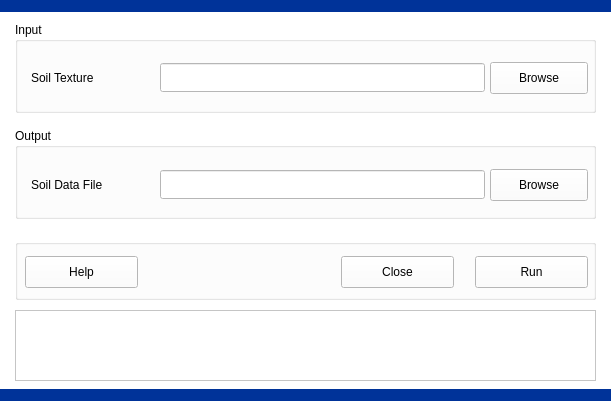
<?xml version="1.0" encoding="UTF-8"?>
<ui version="4.0">
 <class>SoilDataFile</class>
 <widget class="QDialog" name="SoilDataFile">
  <property name="geometry">
   <rect>
    <x>0</x>
    <y>0</y>
    <width>611</width>
    <height>401</height>
   </rect>
  </property>
  <property name="palette">
   <palette>
    <active>
     <colorrole role="WindowText">
      <brush brushstyle="SolidPattern">
       <color alpha="255">
        <red>0</red>
        <green>0</green>
        <blue>0</blue>
       </color>
      </brush>
     </colorrole>
     <colorrole role="Button">
      <brush brushstyle="SolidPattern">
       <color alpha="255">
        <red>255</red>
        <green>255</green>
        <blue>255</blue>
       </color>
      </brush>
     </colorrole>
     <colorrole role="Light">
      <brush brushstyle="SolidPattern">
       <color alpha="255">
        <red>255</red>
        <green>255</green>
        <blue>255</blue>
       </color>
      </brush>
     </colorrole>
     <colorrole role="Midlight">
      <brush brushstyle="SolidPattern">
       <color alpha="255">
        <red>255</red>
        <green>255</green>
        <blue>255</blue>
       </color>
      </brush>
     </colorrole>
     <colorrole role="Dark">
      <brush brushstyle="SolidPattern">
       <color alpha="255">
        <red>127</red>
        <green>127</green>
        <blue>127</blue>
       </color>
      </brush>
     </colorrole>
     <colorrole role="Mid">
      <brush brushstyle="SolidPattern">
       <color alpha="255">
        <red>170</red>
        <green>170</green>
        <blue>170</blue>
       </color>
      </brush>
     </colorrole>
     <colorrole role="Text">
      <brush brushstyle="SolidPattern">
       <color alpha="255">
        <red>0</red>
        <green>0</green>
        <blue>0</blue>
       </color>
      </brush>
     </colorrole>
     <colorrole role="BrightText">
      <brush brushstyle="SolidPattern">
       <color alpha="255">
        <red>255</red>
        <green>255</green>
        <blue>255</blue>
       </color>
      </brush>
     </colorrole>
     <colorrole role="ButtonText">
      <brush brushstyle="SolidPattern">
       <color alpha="255">
        <red>0</red>
        <green>0</green>
        <blue>0</blue>
       </color>
      </brush>
     </colorrole>
     <colorrole role="Base">
      <brush brushstyle="SolidPattern">
       <color alpha="255">
        <red>255</red>
        <green>255</green>
        <blue>255</blue>
       </color>
      </brush>
     </colorrole>
     <colorrole role="Window">
      <brush brushstyle="SolidPattern">
       <color alpha="255">
        <red>255</red>
        <green>255</green>
        <blue>255</blue>
       </color>
      </brush>
     </colorrole>
     <colorrole role="Shadow">
      <brush brushstyle="SolidPattern">
       <color alpha="255">
        <red>0</red>
        <green>0</green>
        <blue>0</blue>
       </color>
      </brush>
     </colorrole>
     <colorrole role="AlternateBase">
      <brush brushstyle="SolidPattern">
       <color alpha="255">
        <red>255</red>
        <green>255</green>
        <blue>255</blue>
       </color>
      </brush>
     </colorrole>
     <colorrole role="ToolTipBase">
      <brush brushstyle="SolidPattern">
       <color alpha="255">
        <red>255</red>
        <green>255</green>
        <blue>220</blue>
       </color>
      </brush>
     </colorrole>
     <colorrole role="ToolTipText">
      <brush brushstyle="SolidPattern">
       <color alpha="255">
        <red>0</red>
        <green>0</green>
        <blue>0</blue>
       </color>
      </brush>
     </colorrole>
    </active>
    <inactive>
     <colorrole role="WindowText">
      <brush brushstyle="SolidPattern">
       <color alpha="255">
        <red>0</red>
        <green>0</green>
        <blue>0</blue>
       </color>
      </brush>
     </colorrole>
     <colorrole role="Button">
      <brush brushstyle="SolidPattern">
       <color alpha="255">
        <red>255</red>
        <green>255</green>
        <blue>255</blue>
       </color>
      </brush>
     </colorrole>
     <colorrole role="Light">
      <brush brushstyle="SolidPattern">
       <color alpha="255">
        <red>255</red>
        <green>255</green>
        <blue>255</blue>
       </color>
      </brush>
     </colorrole>
     <colorrole role="Midlight">
      <brush brushstyle="SolidPattern">
       <color alpha="255">
        <red>255</red>
        <green>255</green>
        <blue>255</blue>
       </color>
      </brush>
     </colorrole>
     <colorrole role="Dark">
      <brush brushstyle="SolidPattern">
       <color alpha="255">
        <red>127</red>
        <green>127</green>
        <blue>127</blue>
       </color>
      </brush>
     </colorrole>
     <colorrole role="Mid">
      <brush brushstyle="SolidPattern">
       <color alpha="255">
        <red>170</red>
        <green>170</green>
        <blue>170</blue>
       </color>
      </brush>
     </colorrole>
     <colorrole role="Text">
      <brush brushstyle="SolidPattern">
       <color alpha="255">
        <red>0</red>
        <green>0</green>
        <blue>0</blue>
       </color>
      </brush>
     </colorrole>
     <colorrole role="BrightText">
      <brush brushstyle="SolidPattern">
       <color alpha="255">
        <red>255</red>
        <green>255</green>
        <blue>255</blue>
       </color>
      </brush>
     </colorrole>
     <colorrole role="ButtonText">
      <brush brushstyle="SolidPattern">
       <color alpha="255">
        <red>0</red>
        <green>0</green>
        <blue>0</blue>
       </color>
      </brush>
     </colorrole>
     <colorrole role="Base">
      <brush brushstyle="SolidPattern">
       <color alpha="255">
        <red>255</red>
        <green>255</green>
        <blue>255</blue>
       </color>
      </brush>
     </colorrole>
     <colorrole role="Window">
      <brush brushstyle="SolidPattern">
       <color alpha="255">
        <red>255</red>
        <green>255</green>
        <blue>255</blue>
       </color>
      </brush>
     </colorrole>
     <colorrole role="Shadow">
      <brush brushstyle="SolidPattern">
       <color alpha="255">
        <red>0</red>
        <green>0</green>
        <blue>0</blue>
       </color>
      </brush>
     </colorrole>
     <colorrole role="AlternateBase">
      <brush brushstyle="SolidPattern">
       <color alpha="255">
        <red>255</red>
        <green>255</green>
        <blue>255</blue>
       </color>
      </brush>
     </colorrole>
     <colorrole role="ToolTipBase">
      <brush brushstyle="SolidPattern">
       <color alpha="255">
        <red>255</red>
        <green>255</green>
        <blue>220</blue>
       </color>
      </brush>
     </colorrole>
     <colorrole role="ToolTipText">
      <brush brushstyle="SolidPattern">
       <color alpha="255">
        <red>0</red>
        <green>0</green>
        <blue>0</blue>
       </color>
      </brush>
     </colorrole>
    </inactive>
    <disabled>
     <colorrole role="WindowText">
      <brush brushstyle="SolidPattern">
       <color alpha="255">
        <red>127</red>
        <green>127</green>
        <blue>127</blue>
       </color>
      </brush>
     </colorrole>
     <colorrole role="Button">
      <brush brushstyle="SolidPattern">
       <color alpha="255">
        <red>255</red>
        <green>255</green>
        <blue>255</blue>
       </color>
      </brush>
     </colorrole>
     <colorrole role="Light">
      <brush brushstyle="SolidPattern">
       <color alpha="255">
        <red>255</red>
        <green>255</green>
        <blue>255</blue>
       </color>
      </brush>
     </colorrole>
     <colorrole role="Midlight">
      <brush brushstyle="SolidPattern">
       <color alpha="255">
        <red>255</red>
        <green>255</green>
        <blue>255</blue>
       </color>
      </brush>
     </colorrole>
     <colorrole role="Dark">
      <brush brushstyle="SolidPattern">
       <color alpha="255">
        <red>127</red>
        <green>127</green>
        <blue>127</blue>
       </color>
      </brush>
     </colorrole>
     <colorrole role="Mid">
      <brush brushstyle="SolidPattern">
       <color alpha="255">
        <red>170</red>
        <green>170</green>
        <blue>170</blue>
       </color>
      </brush>
     </colorrole>
     <colorrole role="Text">
      <brush brushstyle="SolidPattern">
       <color alpha="255">
        <red>127</red>
        <green>127</green>
        <blue>127</blue>
       </color>
      </brush>
     </colorrole>
     <colorrole role="BrightText">
      <brush brushstyle="SolidPattern">
       <color alpha="255">
        <red>255</red>
        <green>255</green>
        <blue>255</blue>
       </color>
      </brush>
     </colorrole>
     <colorrole role="ButtonText">
      <brush brushstyle="SolidPattern">
       <color alpha="255">
        <red>127</red>
        <green>127</green>
        <blue>127</blue>
       </color>
      </brush>
     </colorrole>
     <colorrole role="Base">
      <brush brushstyle="SolidPattern">
       <color alpha="255">
        <red>255</red>
        <green>255</green>
        <blue>255</blue>
       </color>
      </brush>
     </colorrole>
     <colorrole role="Window">
      <brush brushstyle="SolidPattern">
       <color alpha="255">
        <red>255</red>
        <green>255</green>
        <blue>255</blue>
       </color>
      </brush>
     </colorrole>
     <colorrole role="Shadow">
      <brush brushstyle="SolidPattern">
       <color alpha="255">
        <red>0</red>
        <green>0</green>
        <blue>0</blue>
       </color>
      </brush>
     </colorrole>
     <colorrole role="AlternateBase">
      <brush brushstyle="SolidPattern">
       <color alpha="255">
        <red>255</red>
        <green>255</green>
        <blue>255</blue>
       </color>
      </brush>
     </colorrole>
     <colorrole role="ToolTipBase">
      <brush brushstyle="SolidPattern">
       <color alpha="255">
        <red>255</red>
        <green>255</green>
        <blue>220</blue>
       </color>
      </brush>
     </colorrole>
     <colorrole role="ToolTipText">
      <brush brushstyle="SolidPattern">
       <color alpha="255">
        <red>0</red>
        <green>0</green>
        <blue>0</blue>
       </color>
      </brush>
     </colorrole>
    </disabled>
   </palette>
  </property>
  <property name="windowTitle">
   <string>: :   Soil Data File   : :</string>
  </property>
  <widget class="QTextBrowser" name="textBrowserLogs">
   <property name="geometry">
    <rect>
     <x>15</x>
     <y>310</y>
     <width>581</width>
     <height>71</height>
    </rect>
   </property>
   <property name="lineWrapMode">
    <enum>QTextEdit::NoWrap</enum>
   </property>
  </widget>
  <widget class="QGroupBox" name="groupBoxButtons">
   <property name="geometry">
    <rect>
     <x>15</x>
     <y>239</y>
     <width>581</width>
     <height>61</height>
    </rect>
   </property>
   <property name="title">
    <string/>
   </property>
   <widget class="QPushButton" name="pushButtonHelp">
    <property name="geometry">
     <rect>
      <x>10</x>
      <y>17</y>
      <width>113</width>
      <height>32</height>
     </rect>
    </property>
    <property name="text">
     <string>Help</string>
    </property>
    <property name="autoDefault">
     <bool>false</bool>
    </property>
   </widget>
   <widget class="QPushButton" name="pushButtonClose">
    <property name="geometry">
     <rect>
      <x>326</x>
      <y>17</y>
      <width>113</width>
      <height>32</height>
     </rect>
    </property>
    <property name="text">
     <string>Close</string>
    </property>
    <property name="autoDefault">
     <bool>false</bool>
    </property>
   </widget>
   <widget class="QPushButton" name="pushButtonRun">
    <property name="geometry">
     <rect>
      <x>460</x>
      <y>17</y>
      <width>113</width>
      <height>32</height>
     </rect>
    </property>
    <property name="toolTip">
     <string>Note: the dialog will close by itself after execution</string>
    </property>
    <property name="text">
     <string>Run</string>
    </property>
    <property name="autoDefault">
     <bool>false</bool>
    </property>
   </widget>
  </widget>
  <widget class="QGroupBox" name="groupBoxOutput">
   <property name="geometry">
    <rect>
     <x>15</x>
     <y>128</y>
     <width>581</width>
     <height>91</height>
    </rect>
   </property>
   <property name="title">
    <string>Output</string>
   </property>
   <widget class="QLabel" name="textLabel2">
    <property name="geometry">
     <rect>
      <x>16</x>
      <y>41</y>
      <width>131</width>
      <height>31</height>
     </rect>
    </property>
    <property name="text">
     <string>Soil Data File</string>
    </property>
   </widget>
   <widget class="QPushButton" name="pushButtonSoilDataFile">
    <property name="geometry">
     <rect>
      <x>475</x>
      <y>41</y>
      <width>98</width>
      <height>32</height>
     </rect>
    </property>
    <property name="text">
     <string>Browse</string>
    </property>
    <property name="autoDefault">
     <bool>false</bool>
    </property>
   </widget>
   <widget class="QLineEdit" name="lineEditSoilDataFile">
    <property name="geometry">
     <rect>
      <x>145</x>
      <y>42</y>
      <width>325</width>
      <height>29</height>
     </rect>
    </property>
    <property name="font">
     <font>
      <pointsize>14</pointsize>
      <weight>75</weight>
      <bold>true</bold>
     </font>
    </property>
   </widget>
  </widget>
  <widget class="Line" name="BorderBottom">
   <property name="geometry">
    <rect>
     <x>0</x>
     <y>385</y>
     <width>611</width>
     <height>20</height>
    </rect>
   </property>
   <property name="baseSize">
    <size>
     <width>0</width>
     <height>0</height>
    </size>
   </property>
   <property name="palette">
    <palette>
     <active>
      <colorrole role="WindowText">
       <brush brushstyle="SolidPattern">
        <color alpha="255">
         <red>0</red>
         <green>51</green>
         <blue>153</blue>
        </color>
       </brush>
      </colorrole>
      <colorrole role="Button">
       <brush brushstyle="SolidPattern">
        <color alpha="255">
         <red>128</red>
         <green>0</green>
         <blue>0</blue>
        </color>
       </brush>
      </colorrole>
      <colorrole role="Light">
       <brush brushstyle="SolidPattern">
        <color alpha="255">
         <red>192</red>
         <green>0</green>
         <blue>0</blue>
        </color>
       </brush>
      </colorrole>
      <colorrole role="Midlight">
       <brush brushstyle="SolidPattern">
        <color alpha="255">
         <red>160</red>
         <green>0</green>
         <blue>0</blue>
        </color>
       </brush>
      </colorrole>
      <colorrole role="Dark">
       <brush brushstyle="SolidPattern">
        <color alpha="255">
         <red>64</red>
         <green>0</green>
         <blue>0</blue>
        </color>
       </brush>
      </colorrole>
      <colorrole role="Mid">
       <brush brushstyle="SolidPattern">
        <color alpha="255">
         <red>85</red>
         <green>0</green>
         <blue>0</blue>
        </color>
       </brush>
      </colorrole>
      <colorrole role="Text">
       <brush brushstyle="SolidPattern">
        <color alpha="255">
         <red>0</red>
         <green>51</green>
         <blue>153</blue>
        </color>
       </brush>
      </colorrole>
      <colorrole role="BrightText">
       <brush brushstyle="SolidPattern">
        <color alpha="255">
         <red>255</red>
         <green>255</green>
         <blue>255</blue>
        </color>
       </brush>
      </colorrole>
      <colorrole role="ButtonText">
       <brush brushstyle="SolidPattern">
        <color alpha="255">
         <red>0</red>
         <green>51</green>
         <blue>153</blue>
        </color>
       </brush>
      </colorrole>
      <colorrole role="Base">
       <brush brushstyle="SolidPattern">
        <color alpha="255">
         <red>0</red>
         <green>0</green>
         <blue>0</blue>
        </color>
       </brush>
      </colorrole>
      <colorrole role="Window">
       <brush brushstyle="SolidPattern">
        <color alpha="255">
         <red>128</red>
         <green>0</green>
         <blue>0</blue>
        </color>
       </brush>
      </colorrole>
      <colorrole role="Shadow">
       <brush brushstyle="SolidPattern">
        <color alpha="255">
         <red>0</red>
         <green>0</green>
         <blue>0</blue>
        </color>
       </brush>
      </colorrole>
      <colorrole role="AlternateBase">
       <brush brushstyle="SolidPattern">
        <color alpha="255">
         <red>64</red>
         <green>0</green>
         <blue>0</blue>
        </color>
       </brush>
      </colorrole>
      <colorrole role="ToolTipBase">
       <brush brushstyle="SolidPattern">
        <color alpha="255">
         <red>255</red>
         <green>255</green>
         <blue>220</blue>
        </color>
       </brush>
      </colorrole>
      <colorrole role="ToolTipText">
       <brush brushstyle="SolidPattern">
        <color alpha="255">
         <red>0</red>
         <green>0</green>
         <blue>0</blue>
        </color>
       </brush>
      </colorrole>
     </active>
     <inactive>
      <colorrole role="WindowText">
       <brush brushstyle="SolidPattern">
        <color alpha="255">
         <red>0</red>
         <green>51</green>
         <blue>153</blue>
        </color>
       </brush>
      </colorrole>
      <colorrole role="Button">
       <brush brushstyle="SolidPattern">
        <color alpha="255">
         <red>128</red>
         <green>0</green>
         <blue>0</blue>
        </color>
       </brush>
      </colorrole>
      <colorrole role="Light">
       <brush brushstyle="SolidPattern">
        <color alpha="255">
         <red>192</red>
         <green>0</green>
         <blue>0</blue>
        </color>
       </brush>
      </colorrole>
      <colorrole role="Midlight">
       <brush brushstyle="SolidPattern">
        <color alpha="255">
         <red>160</red>
         <green>0</green>
         <blue>0</blue>
        </color>
       </brush>
      </colorrole>
      <colorrole role="Dark">
       <brush brushstyle="SolidPattern">
        <color alpha="255">
         <red>64</red>
         <green>0</green>
         <blue>0</blue>
        </color>
       </brush>
      </colorrole>
      <colorrole role="Mid">
       <brush brushstyle="SolidPattern">
        <color alpha="255">
         <red>85</red>
         <green>0</green>
         <blue>0</blue>
        </color>
       </brush>
      </colorrole>
      <colorrole role="Text">
       <brush brushstyle="SolidPattern">
        <color alpha="255">
         <red>0</red>
         <green>51</green>
         <blue>153</blue>
        </color>
       </brush>
      </colorrole>
      <colorrole role="BrightText">
       <brush brushstyle="SolidPattern">
        <color alpha="255">
         <red>255</red>
         <green>255</green>
         <blue>255</blue>
        </color>
       </brush>
      </colorrole>
      <colorrole role="ButtonText">
       <brush brushstyle="SolidPattern">
        <color alpha="255">
         <red>0</red>
         <green>51</green>
         <blue>153</blue>
        </color>
       </brush>
      </colorrole>
      <colorrole role="Base">
       <brush brushstyle="SolidPattern">
        <color alpha="255">
         <red>0</red>
         <green>0</green>
         <blue>0</blue>
        </color>
       </brush>
      </colorrole>
      <colorrole role="Window">
       <brush brushstyle="SolidPattern">
        <color alpha="255">
         <red>128</red>
         <green>0</green>
         <blue>0</blue>
        </color>
       </brush>
      </colorrole>
      <colorrole role="Shadow">
       <brush brushstyle="SolidPattern">
        <color alpha="255">
         <red>0</red>
         <green>0</green>
         <blue>0</blue>
        </color>
       </brush>
      </colorrole>
      <colorrole role="AlternateBase">
       <brush brushstyle="SolidPattern">
        <color alpha="255">
         <red>64</red>
         <green>0</green>
         <blue>0</blue>
        </color>
       </brush>
      </colorrole>
      <colorrole role="ToolTipBase">
       <brush brushstyle="SolidPattern">
        <color alpha="255">
         <red>255</red>
         <green>255</green>
         <blue>220</blue>
        </color>
       </brush>
      </colorrole>
      <colorrole role="ToolTipText">
       <brush brushstyle="SolidPattern">
        <color alpha="255">
         <red>0</red>
         <green>0</green>
         <blue>0</blue>
        </color>
       </brush>
      </colorrole>
     </inactive>
     <disabled>
      <colorrole role="WindowText">
       <brush brushstyle="SolidPattern">
        <color alpha="255">
         <red>0</red>
         <green>51</green>
         <blue>153</blue>
        </color>
       </brush>
      </colorrole>
      <colorrole role="Button">
       <brush brushstyle="SolidPattern">
        <color alpha="255">
         <red>128</red>
         <green>0</green>
         <blue>0</blue>
        </color>
       </brush>
      </colorrole>
      <colorrole role="Light">
       <brush brushstyle="SolidPattern">
        <color alpha="255">
         <red>192</red>
         <green>0</green>
         <blue>0</blue>
        </color>
       </brush>
      </colorrole>
      <colorrole role="Midlight">
       <brush brushstyle="SolidPattern">
        <color alpha="255">
         <red>160</red>
         <green>0</green>
         <blue>0</blue>
        </color>
       </brush>
      </colorrole>
      <colorrole role="Dark">
       <brush brushstyle="SolidPattern">
        <color alpha="255">
         <red>64</red>
         <green>0</green>
         <blue>0</blue>
        </color>
       </brush>
      </colorrole>
      <colorrole role="Mid">
       <brush brushstyle="SolidPattern">
        <color alpha="255">
         <red>85</red>
         <green>0</green>
         <blue>0</blue>
        </color>
       </brush>
      </colorrole>
      <colorrole role="Text">
       <brush brushstyle="SolidPattern">
        <color alpha="255">
         <red>0</red>
         <green>51</green>
         <blue>153</blue>
        </color>
       </brush>
      </colorrole>
      <colorrole role="BrightText">
       <brush brushstyle="SolidPattern">
        <color alpha="255">
         <red>255</red>
         <green>255</green>
         <blue>255</blue>
        </color>
       </brush>
      </colorrole>
      <colorrole role="ButtonText">
       <brush brushstyle="SolidPattern">
        <color alpha="255">
         <red>0</red>
         <green>51</green>
         <blue>153</blue>
        </color>
       </brush>
      </colorrole>
      <colorrole role="Base">
       <brush brushstyle="SolidPattern">
        <color alpha="255">
         <red>128</red>
         <green>0</green>
         <blue>0</blue>
        </color>
       </brush>
      </colorrole>
      <colorrole role="Window">
       <brush brushstyle="SolidPattern">
        <color alpha="255">
         <red>128</red>
         <green>0</green>
         <blue>0</blue>
        </color>
       </brush>
      </colorrole>
      <colorrole role="Shadow">
       <brush brushstyle="SolidPattern">
        <color alpha="255">
         <red>0</red>
         <green>0</green>
         <blue>0</blue>
        </color>
       </brush>
      </colorrole>
      <colorrole role="AlternateBase">
       <brush brushstyle="SolidPattern">
        <color alpha="255">
         <red>128</red>
         <green>0</green>
         <blue>0</blue>
        </color>
       </brush>
      </colorrole>
      <colorrole role="ToolTipBase">
       <brush brushstyle="SolidPattern">
        <color alpha="255">
         <red>255</red>
         <green>255</green>
         <blue>220</blue>
        </color>
       </brush>
      </colorrole>
      <colorrole role="ToolTipText">
       <brush brushstyle="SolidPattern">
        <color alpha="255">
         <red>0</red>
         <green>0</green>
         <blue>0</blue>
        </color>
       </brush>
      </colorrole>
     </disabled>
    </palette>
   </property>
   <property name="styleSheet">
    <string notr="true">color: rgb(0, 51, 153);</string>
   </property>
   <property name="frameShadow">
    <enum>QFrame::Plain</enum>
   </property>
   <property name="lineWidth">
    <number>12</number>
   </property>
   <property name="midLineWidth">
    <number>0</number>
   </property>
   <property name="orientation">
    <enum>Qt::Horizontal</enum>
   </property>
  </widget>
  <widget class="Line" name="BorderTop">
   <property name="geometry">
    <rect>
     <x>0</x>
     <y>-4</y>
     <width>611</width>
     <height>20</height>
    </rect>
   </property>
   <property name="baseSize">
    <size>
     <width>0</width>
     <height>0</height>
    </size>
   </property>
   <property name="palette">
    <palette>
     <active>
      <colorrole role="WindowText">
       <brush brushstyle="SolidPattern">
        <color alpha="255">
         <red>0</red>
         <green>51</green>
         <blue>153</blue>
        </color>
       </brush>
      </colorrole>
      <colorrole role="Button">
       <brush brushstyle="SolidPattern">
        <color alpha="255">
         <red>128</red>
         <green>0</green>
         <blue>0</blue>
        </color>
       </brush>
      </colorrole>
      <colorrole role="Light">
       <brush brushstyle="SolidPattern">
        <color alpha="255">
         <red>192</red>
         <green>0</green>
         <blue>0</blue>
        </color>
       </brush>
      </colorrole>
      <colorrole role="Midlight">
       <brush brushstyle="SolidPattern">
        <color alpha="255">
         <red>160</red>
         <green>0</green>
         <blue>0</blue>
        </color>
       </brush>
      </colorrole>
      <colorrole role="Dark">
       <brush brushstyle="SolidPattern">
        <color alpha="255">
         <red>64</red>
         <green>0</green>
         <blue>0</blue>
        </color>
       </brush>
      </colorrole>
      <colorrole role="Mid">
       <brush brushstyle="SolidPattern">
        <color alpha="255">
         <red>85</red>
         <green>0</green>
         <blue>0</blue>
        </color>
       </brush>
      </colorrole>
      <colorrole role="Text">
       <brush brushstyle="SolidPattern">
        <color alpha="255">
         <red>0</red>
         <green>51</green>
         <blue>153</blue>
        </color>
       </brush>
      </colorrole>
      <colorrole role="BrightText">
       <brush brushstyle="SolidPattern">
        <color alpha="255">
         <red>255</red>
         <green>255</green>
         <blue>255</blue>
        </color>
       </brush>
      </colorrole>
      <colorrole role="ButtonText">
       <brush brushstyle="SolidPattern">
        <color alpha="255">
         <red>0</red>
         <green>51</green>
         <blue>153</blue>
        </color>
       </brush>
      </colorrole>
      <colorrole role="Base">
       <brush brushstyle="SolidPattern">
        <color alpha="255">
         <red>0</red>
         <green>0</green>
         <blue>0</blue>
        </color>
       </brush>
      </colorrole>
      <colorrole role="Window">
       <brush brushstyle="SolidPattern">
        <color alpha="255">
         <red>128</red>
         <green>0</green>
         <blue>0</blue>
        </color>
       </brush>
      </colorrole>
      <colorrole role="Shadow">
       <brush brushstyle="SolidPattern">
        <color alpha="255">
         <red>0</red>
         <green>0</green>
         <blue>0</blue>
        </color>
       </brush>
      </colorrole>
      <colorrole role="AlternateBase">
       <brush brushstyle="SolidPattern">
        <color alpha="255">
         <red>64</red>
         <green>0</green>
         <blue>0</blue>
        </color>
       </brush>
      </colorrole>
      <colorrole role="ToolTipBase">
       <brush brushstyle="SolidPattern">
        <color alpha="255">
         <red>255</red>
         <green>255</green>
         <blue>220</blue>
        </color>
       </brush>
      </colorrole>
      <colorrole role="ToolTipText">
       <brush brushstyle="SolidPattern">
        <color alpha="255">
         <red>0</red>
         <green>0</green>
         <blue>0</blue>
        </color>
       </brush>
      </colorrole>
     </active>
     <inactive>
      <colorrole role="WindowText">
       <brush brushstyle="SolidPattern">
        <color alpha="255">
         <red>0</red>
         <green>51</green>
         <blue>153</blue>
        </color>
       </brush>
      </colorrole>
      <colorrole role="Button">
       <brush brushstyle="SolidPattern">
        <color alpha="255">
         <red>128</red>
         <green>0</green>
         <blue>0</blue>
        </color>
       </brush>
      </colorrole>
      <colorrole role="Light">
       <brush brushstyle="SolidPattern">
        <color alpha="255">
         <red>192</red>
         <green>0</green>
         <blue>0</blue>
        </color>
       </brush>
      </colorrole>
      <colorrole role="Midlight">
       <brush brushstyle="SolidPattern">
        <color alpha="255">
         <red>160</red>
         <green>0</green>
         <blue>0</blue>
        </color>
       </brush>
      </colorrole>
      <colorrole role="Dark">
       <brush brushstyle="SolidPattern">
        <color alpha="255">
         <red>64</red>
         <green>0</green>
         <blue>0</blue>
        </color>
       </brush>
      </colorrole>
      <colorrole role="Mid">
       <brush brushstyle="SolidPattern">
        <color alpha="255">
         <red>85</red>
         <green>0</green>
         <blue>0</blue>
        </color>
       </brush>
      </colorrole>
      <colorrole role="Text">
       <brush brushstyle="SolidPattern">
        <color alpha="255">
         <red>0</red>
         <green>51</green>
         <blue>153</blue>
        </color>
       </brush>
      </colorrole>
      <colorrole role="BrightText">
       <brush brushstyle="SolidPattern">
        <color alpha="255">
         <red>255</red>
         <green>255</green>
         <blue>255</blue>
        </color>
       </brush>
      </colorrole>
      <colorrole role="ButtonText">
       <brush brushstyle="SolidPattern">
        <color alpha="255">
         <red>0</red>
         <green>51</green>
         <blue>153</blue>
        </color>
       </brush>
      </colorrole>
      <colorrole role="Base">
       <brush brushstyle="SolidPattern">
        <color alpha="255">
         <red>0</red>
         <green>0</green>
         <blue>0</blue>
        </color>
       </brush>
      </colorrole>
      <colorrole role="Window">
       <brush brushstyle="SolidPattern">
        <color alpha="255">
         <red>128</red>
         <green>0</green>
         <blue>0</blue>
        </color>
       </brush>
      </colorrole>
      <colorrole role="Shadow">
       <brush brushstyle="SolidPattern">
        <color alpha="255">
         <red>0</red>
         <green>0</green>
         <blue>0</blue>
        </color>
       </brush>
      </colorrole>
      <colorrole role="AlternateBase">
       <brush brushstyle="SolidPattern">
        <color alpha="255">
         <red>64</red>
         <green>0</green>
         <blue>0</blue>
        </color>
       </brush>
      </colorrole>
      <colorrole role="ToolTipBase">
       <brush brushstyle="SolidPattern">
        <color alpha="255">
         <red>255</red>
         <green>255</green>
         <blue>220</blue>
        </color>
       </brush>
      </colorrole>
      <colorrole role="ToolTipText">
       <brush brushstyle="SolidPattern">
        <color alpha="255">
         <red>0</red>
         <green>0</green>
         <blue>0</blue>
        </color>
       </brush>
      </colorrole>
     </inactive>
     <disabled>
      <colorrole role="WindowText">
       <brush brushstyle="SolidPattern">
        <color alpha="255">
         <red>0</red>
         <green>51</green>
         <blue>153</blue>
        </color>
       </brush>
      </colorrole>
      <colorrole role="Button">
       <brush brushstyle="SolidPattern">
        <color alpha="255">
         <red>128</red>
         <green>0</green>
         <blue>0</blue>
        </color>
       </brush>
      </colorrole>
      <colorrole role="Light">
       <brush brushstyle="SolidPattern">
        <color alpha="255">
         <red>192</red>
         <green>0</green>
         <blue>0</blue>
        </color>
       </brush>
      </colorrole>
      <colorrole role="Midlight">
       <brush brushstyle="SolidPattern">
        <color alpha="255">
         <red>160</red>
         <green>0</green>
         <blue>0</blue>
        </color>
       </brush>
      </colorrole>
      <colorrole role="Dark">
       <brush brushstyle="SolidPattern">
        <color alpha="255">
         <red>64</red>
         <green>0</green>
         <blue>0</blue>
        </color>
       </brush>
      </colorrole>
      <colorrole role="Mid">
       <brush brushstyle="SolidPattern">
        <color alpha="255">
         <red>85</red>
         <green>0</green>
         <blue>0</blue>
        </color>
       </brush>
      </colorrole>
      <colorrole role="Text">
       <brush brushstyle="SolidPattern">
        <color alpha="255">
         <red>0</red>
         <green>51</green>
         <blue>153</blue>
        </color>
       </brush>
      </colorrole>
      <colorrole role="BrightText">
       <brush brushstyle="SolidPattern">
        <color alpha="255">
         <red>255</red>
         <green>255</green>
         <blue>255</blue>
        </color>
       </brush>
      </colorrole>
      <colorrole role="ButtonText">
       <brush brushstyle="SolidPattern">
        <color alpha="255">
         <red>0</red>
         <green>51</green>
         <blue>153</blue>
        </color>
       </brush>
      </colorrole>
      <colorrole role="Base">
       <brush brushstyle="SolidPattern">
        <color alpha="255">
         <red>128</red>
         <green>0</green>
         <blue>0</blue>
        </color>
       </brush>
      </colorrole>
      <colorrole role="Window">
       <brush brushstyle="SolidPattern">
        <color alpha="255">
         <red>128</red>
         <green>0</green>
         <blue>0</blue>
        </color>
       </brush>
      </colorrole>
      <colorrole role="Shadow">
       <brush brushstyle="SolidPattern">
        <color alpha="255">
         <red>0</red>
         <green>0</green>
         <blue>0</blue>
        </color>
       </brush>
      </colorrole>
      <colorrole role="AlternateBase">
       <brush brushstyle="SolidPattern">
        <color alpha="255">
         <red>128</red>
         <green>0</green>
         <blue>0</blue>
        </color>
       </brush>
      </colorrole>
      <colorrole role="ToolTipBase">
       <brush brushstyle="SolidPattern">
        <color alpha="255">
         <red>255</red>
         <green>255</green>
         <blue>220</blue>
        </color>
       </brush>
      </colorrole>
      <colorrole role="ToolTipText">
       <brush brushstyle="SolidPattern">
        <color alpha="255">
         <red>0</red>
         <green>0</green>
         <blue>0</blue>
        </color>
       </brush>
      </colorrole>
     </disabled>
    </palette>
   </property>
   <property name="styleSheet">
    <string notr="true">color: rgb(0, 51, 153);</string>
   </property>
   <property name="frameShadow">
    <enum>QFrame::Plain</enum>
   </property>
   <property name="lineWidth">
    <number>12</number>
   </property>
   <property name="midLineWidth">
    <number>0</number>
   </property>
   <property name="orientation">
    <enum>Qt::Horizontal</enum>
   </property>
  </widget>
  <widget class="QGroupBox" name="groupBoxInput">
   <property name="geometry">
    <rect>
     <x>15</x>
     <y>22</y>
     <width>581</width>
     <height>91</height>
    </rect>
   </property>
   <property name="title">
    <string>Input</string>
   </property>
   <widget class="QPushButton" name="pushButtonSoilTextureFile">
    <property name="geometry">
     <rect>
      <x>475</x>
      <y>40</y>
      <width>98</width>
      <height>32</height>
     </rect>
    </property>
    <property name="text">
     <string>Browse</string>
    </property>
    <property name="checkable">
     <bool>false</bool>
    </property>
    <property name="autoDefault">
     <bool>false</bool>
    </property>
    <property name="flat">
     <bool>false</bool>
    </property>
   </widget>
   <widget class="QLabel" name="textLabel1">
    <property name="geometry">
     <rect>
      <x>16</x>
      <y>40</y>
      <width>111</width>
      <height>31</height>
     </rect>
    </property>
    <property name="text">
     <string>Soil Texture</string>
    </property>
   </widget>
   <widget class="QLineEdit" name="lineEditSoilTextureFile">
    <property name="geometry">
     <rect>
      <x>145</x>
      <y>41</y>
      <width>325</width>
      <height>29</height>
     </rect>
    </property>
    <property name="font">
     <font>
      <pointsize>14</pointsize>
      <weight>75</weight>
      <bold>true</bold>
     </font>
    </property>
   </widget>
  </widget>
 </widget>
 <resources/>
 <connections/>
</ui>
